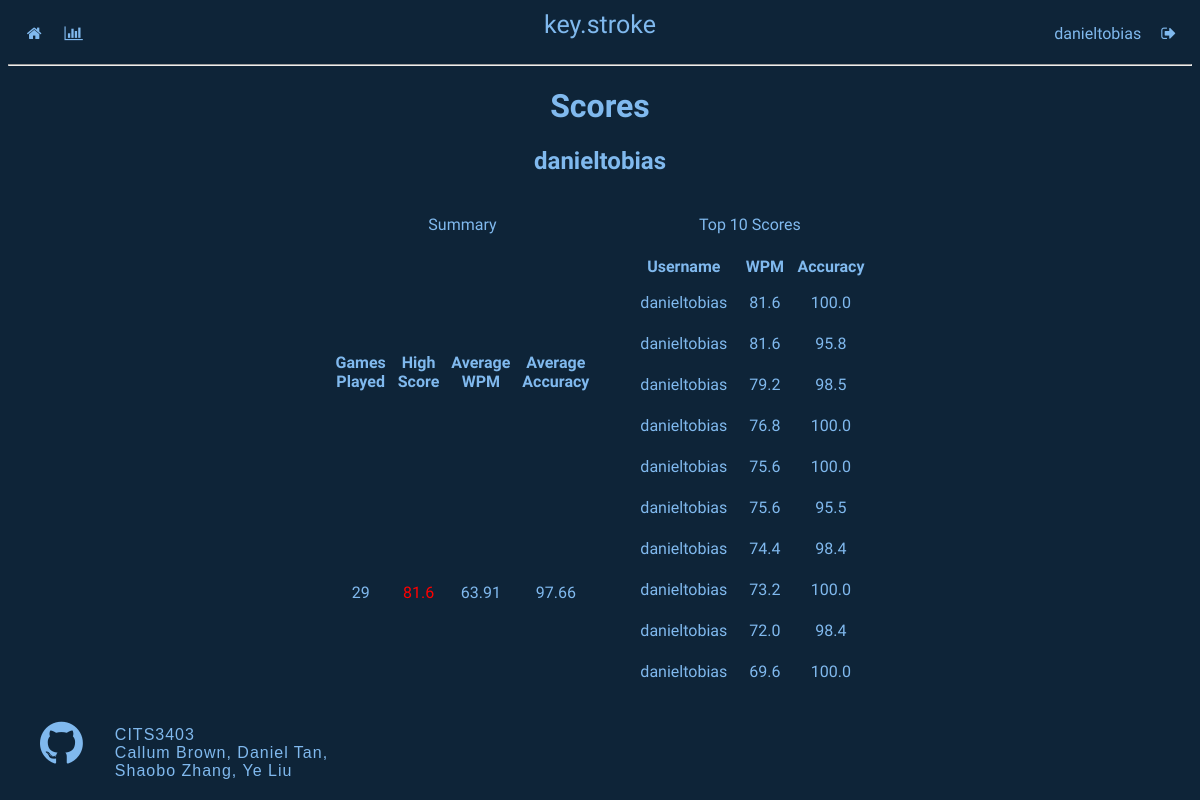
The app's page /user/danieltobias (signed in) with its own data.
### app/models.py (models this page shows, shortened)
class User(UserMixin, db.Model):
    id = db.Column(db.Integer, primary_key=True)
    username = db.Column(db.String(64), index=True, unique=True)
    email = db.Column(db.String(128), index=True, unique=True)
    password_hash = db.Column(db.String(128))
    scores = db.relationship('Score', backref='author', lazy='dynamic')

class Score(db.Model):
    id = db.Column(db.Integer, primary_key=True)
    username = db.Column(db.String(64))
    score = db.Column(db.Float, index=True, nullable=True) #WPM
    accuracy = db.Column(db.Float, index=True, nullable=True) #accuracy
    user_id = db.Column(db.Integer, db.ForeignKey('user.id'))

### app/routes.py (the view)
@login_required
@app.route('/user/<username>')
def user(username):
    if current_user.is_authenticated:
        user_username = current_user.username
        user_iden = current_user.id
        top10Score = Score.query.filter_by(user_id=user_iden).order_by(Score.score.desc()).limit(10).all()
        myScore = Score.query.filter_by(user_id=user_iden).all()
        wpm, accuracy, count, high_score= 0,0,0,0
        for allscore in myScore:
            count += 1
            accuracy += allscore.accuracy
            wpm += allscore.score
        for score in top10Score:
            if (score.score > high_score):
                high_score = score.score
        if count == 0:
            noData = "No data logged! Please play a game"
            avg_wpm, avg_accuracy = 0,0
        else:
            avg_wpm, avg_accuracy = (format((wpm/count), '.2f')), (format((accuracy/count), '.2f'))
    if not current_user.is_authenticated:
        return render_template('notauthen.html')
    return render_template('user.html', username = user_username, user_id=user_iden, myScore=top10Score, count=count, avg_wpm=avg_wpm, avg_accuracy=avg_accuracy, high_score=high_score)

### app/models.py (called while the page is built)
@login.user_loader
def load_user(user_id):
    return User.query.get(int(user_id))

### app/templates/user.html (shortened to what this page needs)
{% extends "base.html" %}
{% block head %}
<link rel= "stylesheet" type= "text/css" href="{{ url_for('static',filename='stylesheets/base.css') }}">
<link rel= "stylesheet" type= "text/css" href="{{ url_for('static',filename='stylesheets/user.css') }}">
{% endblock %}
{% block content %}
    <body>
        <h1>Scores</h1>
        <h2>{{ username }}</h2>
        <div class='container'>
        <table id='summary'>
            <caption>Summary</caption>
            <tr>
                <th>Games Played</th>
                <th>High Score</th>
                <th>Average WPM</th>
                <th>Average Accuracy</th>
            </tr>
            <tr>
                <td>{{ count }}</td>
                <td style="color: red">{{ high_score }}</td>
                <td>{{ avg_wpm }}</td>
                <td>{{ avg_accuracy }}</td>
            </tr>
        </table>
        <table id='scores'>
            <caption>Top 10 Scores</caption>
            <tr>
                <th>Username</th>
                <th>WPM</th>
                <th>Accuracy</th>
            </tr>
        {% for score in myScore %}
            <tr>
                <td>{{ score.username }}</td>
                <td>{{ score.score  }}</td>
                <td>{{ score.accuracy }}</td>
        {% endfor %}
        </table>
    </div>
    </body>
{% endblock %}

### app/templates/base.html (shortened to what this page needs)
<!DOCTYPE html>
<html lang="en">
<head>
    <link rel="stylesheet" href="https://cdnjs.cloudflare.com/ajax/libs/font-awesome/4.7.0/css/font-awesome.min.css">
    {% block head %} {% endblock %}
</head>
<body>
    <div class="topnav">
        <div class='topnav-left'>
            <a href="{{ url_for('home') }}"><i class="fa fa-fw fa-home"></i></a>
            <a href="{{ url_for('scores') }}"><i class="fa fa-bar-chart"></i></a>
        </div>
        <div class='logo'><span><a href="{{ url_for('home') }}">key.stroke</a></span></div>
        <div class='topnav-right' style="margin-left: auto; order: 2">
            {% if current_user.is_anonymous %}
                <a href="{{ url_for('register') }}"><i class="fa fa-fw fa-user"></i></a>
                <a href="{{ url_for('login') }}"><i class="fa fa-sign-in"></i></a>
            {% else %}
                <a href="{{ url_for('user', username=current_user.username) }}">{{current_user.username}}</a>
                <a href="{{ url_for('logout') }}"><i class="fa fa-sign-out"></i></a>
            {% endif %}
        </div>
    </div>
    <hr>
    {% block content %} {% endblock %}
    <div class="credits" style="position: absolute; bottom: 0; width: 30%">
        <a href="https://github.com/danieltobiastan/reimagined-octo-parakeet"><i class="fa fa-github" style="float: left; font-size: 50px; padding: 2rem"></i></a>
        <p style="text-align: left; margin-top: 40px; font-family: 'Gill Sans', 'Gill Sans MT', Calibri, 'Trebuchet MS', sans-serif; letter-spacing: 1px">CITS3403<br>Callum Brown, Daniel Tan, Shaobo Zhang, Ye Liu</p>
    </div>
</body>
</html>

### app/static/stylesheets/base.css (style rules this page uses)
.topnav { height: 1em; background-color: rgb(14, 36, 56); padding: 1em; font-family: 'Anonymous Pro', monospace; word-spacing: 1em; display: flex; }
.logo { margin: auto; position: absolute; left: 50%; margin-right: -50%; transform: translate(-50%, -50%); font-size: 25px }
a, a:hover { color: rgb(128, 185, 238); text-decoration: none }
body { background-color: rgb(14, 36, 56); color: white; font-family: 'Anonymous Pro', monospace; }

### app/static/stylesheets/user.css (style rules this page uses)
body { background-color: rgb(14, 36, 56); color: rgb(128, 185, 238); font-family: 'Anonymous Pro', monospace; text-align: center; }
table, th, td { padding: 5px; }
td { padding: 10px; }
#summary, #scores { padding: 1em; width: 60% }
.container { margin: 0 auto; width: 40%; display: flex; justify-content: center; padding: 20px; }

### records on screen
User: username "danieltobias"
Score: score "81.6", username "danieltobias", accuracy "100.0"
Score: username "danieltobias", score "81.6", accuracy "95.8"
Score: username "danieltobias", score "79.2", accuracy "98.5"
Score: username "danieltobias", score "76.8", accuracy "100.0"
Score: username "danieltobias", score "75.6", accuracy "100.0"
Score: username "danieltobias", score "75.6", accuracy "95.5"
Score: username "danieltobias", score "74.4", accuracy "98.4"
Score: username "danieltobias", score "73.2", accuracy "100.0"
Score: username "danieltobias", score "72.0", accuracy "98.4"
Score: username "danieltobias", score "69.6", accuracy "100.0"

### other values on screen
{{ count }} "29"
{{ avg_wpm }} "63.91"
{{ avg_accuracy }} "97.66"
